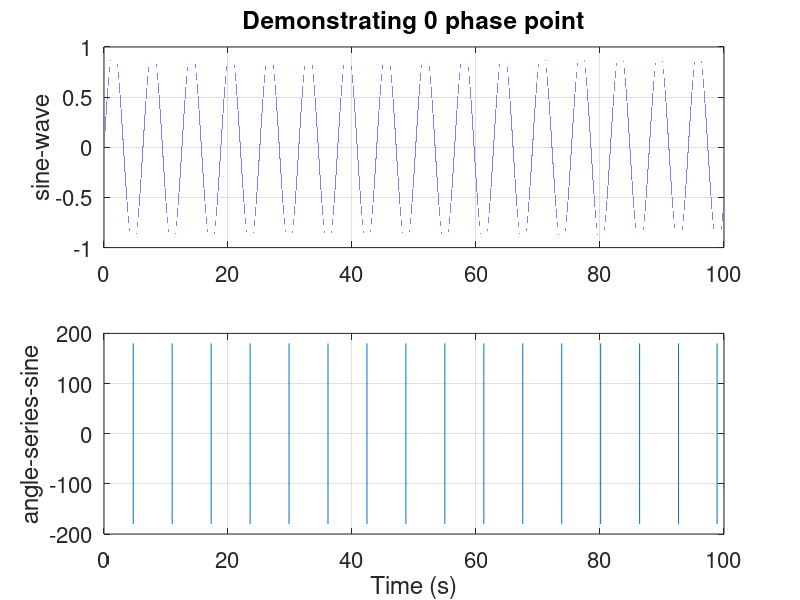

Recreate this plot in MATLAB.
fs =25e3;
ts = 0:1/fs:100;
sinw = sin(ts);
cosw = cos(ts);
angS = angle(hilbert(sinw))./(pi/180);
angC = angle(hilbert(cosw))./(pi/180);
figure(1)
p(1)=subplot(211);
plot(ts,sinw), ylabel('sine-wave')
set(gca, 'FontSize', 16)
grid on
title('Demonstrating 0 phase point')
p(2)=subplot(212);
plot(ts,angS),ylabel('angle-series-sine')
set(gca, 'FontSize', 16)
grid on
% p(3)=subplot(413);
% plot(ts,cosw), ylabel('cos-wave')
% grid on
% p(4)=subplot(414);
% plot(ts,angC), ylabel('angle-cos-wave')
% grid on
xlabel('Time (s)')
linkaxes(p,'x')
